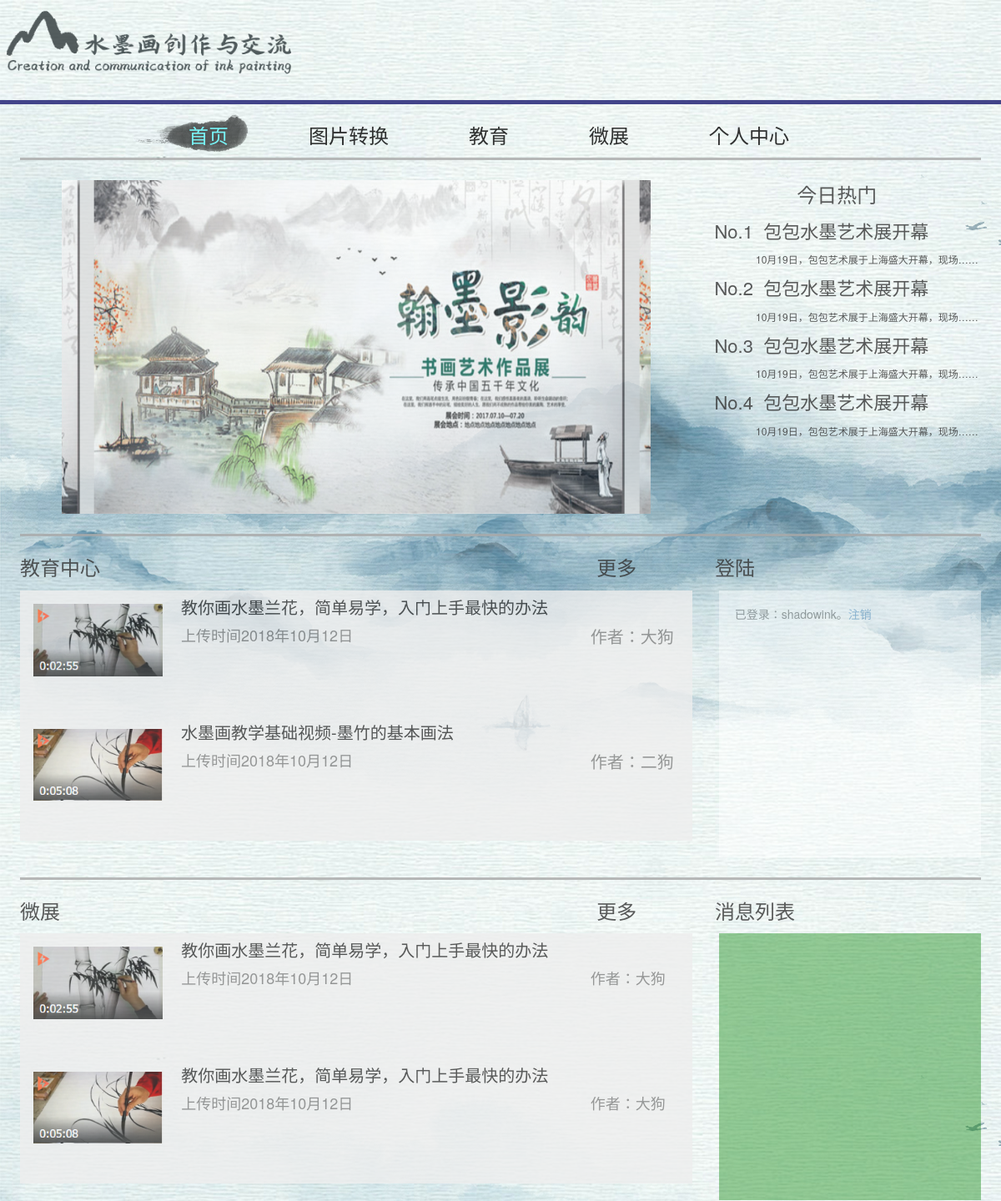
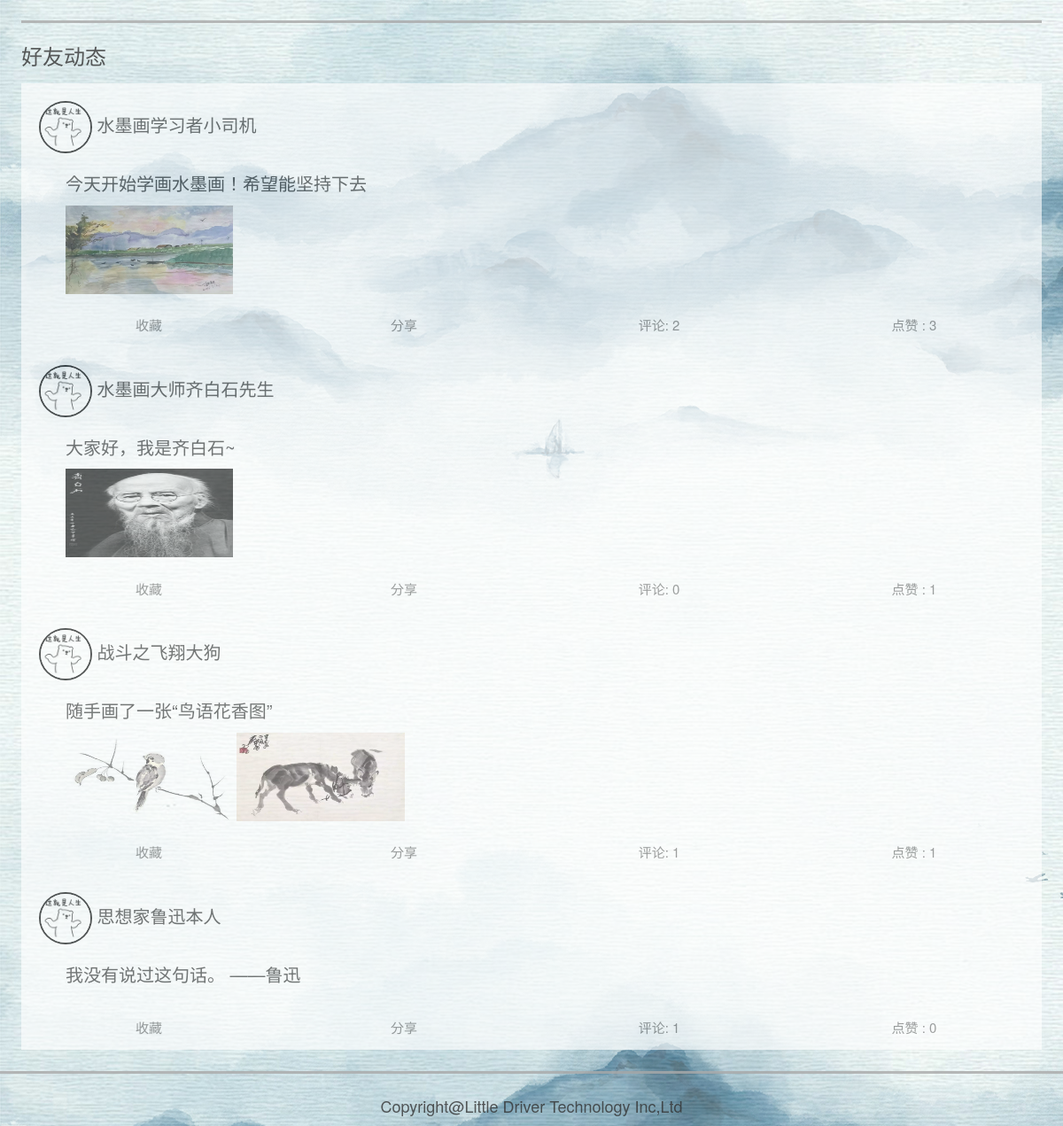
Screenshot of /s/index (signed in) with the database file from the repository (2 pictures, top to bottom).
### WeiboAPP/models.py (models this page shows)
class Mblog(models.Model):
    author = models.ForeignKey(User, on_delete=models.CASCADE, related_name='blog_author_set')
    create_date = models.DateTimeField(auto_now_add=True)
    update_date = models.DateTimeField(auto_now=True)
    content = models.TextField()
    thumb = models.ManyToManyField(User, related_name='blog_thumb_set')
    comment = models.ManyToManyField(User, through='MblogComment', related_name='blog_comment_set')

class MblogFile(models.Model):
    blog = models.ForeignKey(Mblog, on_delete=models.CASCADE, related_name='blog_files_set')
    file = models.FilePathField()
    is_image = models.BooleanField()

### MainAPP/views.py (the view)
# urls.py: path('s/<slug:path>', mainViews.showPages),
def showPages(request, path):
    logging.info('Accessing Page /%s with main.showPages'%(path))
    if path=='index':
        weibos = getWeiboShown(request.user)
        template = loader.get_template('mainPC.html')
        context = {
            'weibos' : weibos,
        }
        return HttpResponse(template.render(context, request))
    return HttpResponse('No Page Here.')

### WeiboAPP/views.py (called while the page is built)
def getWeiboShown(user):
    weibos = []
    blogs = Mblog.objects.all()
    for blog in blogs:
        thumbed = False
        if user.is_authenticated:
            try: user.blog_thumb_set.all().get(id=blog.id)
            except: pass
            else: thumbed = True
        tcount = blog.thumb.count()
        comments = blog.comment_blog_set.all()
        comment_set = []
        i = 1
        for comment in comments:
            comment_set.append({
                'num': i,
                'val': comment.content,
                'author': comment.author,
            })
            i+=1
        weibos.append({
            'blog':blog,
            'pics':blog.blog_files_set.all(),
            'thumbed':thumbed,
            'thumbCount':tcount,
            'comments':comment_set,
            'commentCount':len(comment_set),
        })
    return weibos

### templates/mainPC.html (shortened to what this page needs)
<html>
<head>
	<link href="https://cdn.bootcss.com/bootstrap/3.3.7/css/bootstrap.min.css" rel="stylesheet">
</head>
<body style="background-image:url(../../img/bk.jpg);
			overflow:scroll;
			display:block;">
	<div style="">
		<img src="../../img/icon.png" style="height:100px;">
	</div>
	<hr style="border-top:5px solid #191970"/>
    <div>
        <p class="title_" id="title_g" style="margin-right:calc(42% - 250px);"
           onmouseover="$('#bkSlide').css('left',(this.offsetLeft+this.clientWidth/2-90)+'px');$('.title_').css('color','black');$(this).css('color','#5CF4F7');">个人中心</p>
        <p class="title_" id="title_w" style="margin-right:8%;"
           onmouseover="$('#bkSlide').css('left',(this.offsetLeft+this.clientWidth/2-90)+'px');$('.title_').css('color','black');$(this).css('color','#5CF4F7');">微展</p>
        <p class="title_" id="title_j" style="margin-right:8%;"
           onmouseover="$('#bkSlide').css('left',(this.offsetLeft+this.clientWidth/2-90)+'px');$('.title_').css('color','black');$(this).css('color','#5CF4F7');">教育</p>
        <p class="title_" id="title_t" style="margin-right:8%;"
           onmouseover="$('#bkSlide').css('left',(this.offsetLeft+this.clientWidth/2-90)+'px');$('.title_').css('color','black');$(this).css('color','#5CF4F7');">图片转换</p>
        <p class="title_" id="title_s" style="margin-right:8%;"
           onmouseover="$('#bkSlide').css('left',(this.offsetLeft+this.clientWidth/2-90)+'px');$('.title_').css('color','black');$(this).css('color','#5CF4F7');">首页</p>
        <div class="bkSlide" id="bkSlide">
            <img src="../../img/Layer26.png" style="height:50px;"/>
        </div>
    </div>
	<hr style="border-top:3px solid #A9A9A9;width:96%;"/>
<div style="min-width:1024px;max-width:1280px;margin:2% auto;">
	<div style="margin:0 2% 2% 2%;">
		<div style="display:flex;width:100%;background-color:transparent;">
			<div style="flex:7;">
                <div style="padding:0 50px 0 50px;">
				<div style="width:100%;overflow:hidden;">
					<div class="MainPage-TopBar" id="MainPage-TopBar" style="width:600%;height:400px;">
						<div class="imgContainer">
						</div>
						<div class="imgContainer">
							<img src="../../img/img.png" id="img3" class="imgSlide" style="margin-left:-102.5%;">
						</div>
						<div class="imgContainer">
							<img src="../../img/img.png" id="img4" class="imgSlide" style="margin-left:-110%;">
						</div>
						<div class="imgContainer">
							<img src="../../img/img.png" id="img5" class="imgSlide" style="margin-left:-117.5%;">
						</div>
					</div>
				</div>
                </div>
			</div>
			<div style="flex:3;background-color:transparent;">
				<p style="font-size:24px;text-align:center;">今日热门</p>
				<p style="font-size:22px;margin-left:4%;">&#160;&#160;No.1&#160&#160包包水墨艺术展开幕</p>
				<p style="font-size:12px;margin-left:18%;">&#160;&#160;&#160;&#160;10月19日，包包艺术展于上海盛大开幕，现场……</p>
				<p style="font-size:22px;margin-left:4%;">&#160;&#160;No.2&#160&#160包包水墨艺术展开幕</p>
				<p style="font-size:12px;margin-left:18%;">&#160;&#160;&#160;&#160;10月19日，包包艺术展于上海盛大开幕，现场……</p>
				<p style="font-size:22px;margin-left:4%;">&#160;&#160;No.3&#160&#160包包水墨艺术展开幕</p>
				<p style="font-size:12px;margin-left:18%;">&#160;&#160;&#160;&#160;10月19日，包包艺术展于上海盛大开幕，现场……</p>
				<p style="font-size:22px;margin-left:4%;">&#160;&#160;No.4&#160&#160包包水墨艺术展开幕</p>
				<p style="font-size:12px;margin-left:18%;">&#160;&#160;&#160;&#160;10月19日，包包艺术展于上海盛大开幕，现场……</p>
			</div>
		</div>
	</div>
	<hr style="border-top:3px solid #A9A9A9;width:96%;"/>
	<div style="margin:0% 2% 2% 2%;">
		<div style="display:flex;width:100%;">
			<p style="font-size:24px;flex:6;">教育中心</p>
			<p style="font-size:24px;flex:1;">更多</p>
			<p style="font-size:24px;flex:3;">&#160;&#160;&#160;&#160;登陆</p>
		</div>
		<div style="display:flex;width:100%;background-color:transparent;flex-wrap:wrap;">
			<div style="flex:7;display:block;">
				<div style="display:flex;height:150px;width:100%;background-color:#eee;">
					<div style="flex:2;margin:16px;overflow:hidden;height:96%;">
						<img src="../../img/2.png" style="width:100%;"/>
					</div>
					<div style="flex:8;overflow:hidden;">
						<p style="font-size:20px;margin:1%;">教你画水墨兰花，简单易学，入门上手最快的办法</p>
						<div style="display:flex;">
							<p style="font-size:18px;color:grey;flex:8;margin-left:1%;">上传时间2018年10月12日</p>
							<p style="font-size:20px;color:grey;flex:2;">作者：大狗</p>
						</div>
					</div>
				</div>
				<div style="display:flex;height:150px;width:100%;background-color:#eee;">
					<div style="flex:2;margin:16px;overflow:hidden;height:96%;">
						<img src="../../img/3.png" style="width:100%;"/>
					</div>
					<div style="flex:8;overflow:hidden;">
						<p style="font-size:20px;margin:1%;">水墨画教学基础视频-墨竹的基本画法</p>
						<div style="display:flex;">
							<p style="font-size:18px;color:grey;flex:8;margin-left:1%;">上传时间2018年10月12日</p>
							<p style="font-size:20px;color:grey;flex:2;">作者：二狗</p>
						</div>
					</div>
				</div>
			</div>
			<div style="display:flex;height:320px;width:30%;background-color:transparent;flex:3;opacity:0.5;">
				<div style="flex:1;"></div>
				<div style="flex:10;height:100%;width:90%;background-color:#fff;">
					<div style="margin:6%;">
                        {% if user.is_authenticated %}
                          <p>
                            已登录：{{user.username}}。<a href="#" onclick="dologini()">注销</a>
                          </p>
                        {% endif %}
					</div>
				</div>
			</div>
		</div>
	</div>
	<hr style="border-top:3px solid #A9A9A9;width:96%;"/>
	<div style="margin:0% 2% 2% 2%;">
		<div style="display:flex;width:100%;">
			<p style="font-size:24px;flex:6;">微展</p>
			<p style="font-size:24px;flex:1;">更多</p>
			<p style="font-size:24px;flex:3;">&#160;&#160;&#160;&#160;消息列表</p>
		</div>
		<div style="display:flex;width:100%;background-color:transparent;flex-wrap:wrap;">
			<div style="flex:7;display:block;">
				<div style="display:flex;height:150px;width:100%;background-color:#eee;">
					<div style="flex:2;margin:2%;overflow:hidden;height:96%;">
						<img src="../../img/2.png" style="width:100%;"/>
					</div>
					<div style="flex:8;overflow:hidden;">
						<p style="font-size:20px;margin:1%;">教你画水墨兰花，简单易学，入门上手最快的办法</p>
						<div style="display:flex;">
							<p style="font-size:18px;color:grey;flex:8;margin-left:1%;">上传时间2018年10月12日</p>
							<p style="font-size:18px;color:grey;flex:2;">作者：大狗</p>
						</div>
					</div>
				</div>
				<div style="display:flex;height:150px;width:100%;background-color:#eee;">
					<div style="flex:2;margin:2%;overflow:hidden;height:96%;">
						<img src="../../img/3.png" style="width:100%;"/>
					</div>
					<div style="flex:8;overflow:hidden;">
						<p style="font-size:20px;margin:1%;">教你画水墨兰花，简单易学，入门上手最快的办法</p>
						<div style="display:flex;">
							<p style="font-size:18px;color:grey;flex:8;margin-left:1%;">上传时间2018年10月12日</p>
							<p style="font-size:18px;color:grey;flex:2;">作者：大狗</p>
						</div>
					</div>
				</div>
			</div>
			<div style="display:flex;width:30%;background-color:transparent;flex:3;opacity:0.5;">
				<div style="flex:1;"></div>
				<div style="flex:10;height:320px;width:90%;background-color:green;">
				</div>
			</div>
		</div>
	</div>
	<hr style="border-top:3px solid #A9A9A9;width:96%;"/>
	<div style="margin:0% 2% 2% 2%;">
		<div style="height:6%;width:100%;">
			<p style="font-size:24px;">好友动态</p>
		</div>
		<div style="display:flex;width:100%;background-color:transparent;flex-wrap:wrap;">
			<div style="flex:9;display:block;">
            {% for weibo in weibos %}
				<div style="width:100%;background-color:#fff;opacity:0.8;">
                    <div style="padding:20px 20px 0px 20px;">
                        <p style="font-size:20px;">
                            <img src="../../img/1.png"  style="width:60px;border:2px solid #000;" class="img-circle">
                            {{ weibo.blog.author.username }}
                        </p>
                    </div>
                    <div style="padding:10px 50px 10px 50px;">
                        <p style="font-size:20px;">{{ weibo.blog.content }}</p>
                        {% for image in weibo.pics %}
                            <img src="{{ image.file }}" style="width:18%;height:100px;" />
                        {% endfor %}
                    </div>
				</div>
				<div style="display:flex;height:50px;width:100%;background-color:#fff;opacity:0.8;">
					<button class="bar" style="flex:1;">收藏</button>
					<button class="bar" style="flex:1;">分享</button>
					<button class="bar" style="flex:1;" id="show{{weibo.blog.id}}">评论: {{ weibo.commentCount }}</button>
					<button class="bar" style="flex:1;" onclick="doitat({{ weibo.blog.id }}, this,
                        {% if weibo.thumbed %}
                            false
                        {% else %}
                            true
                        {% endif %}
                            )">
                        {% if weibo.thumbed %}
                            取消点赞
                        {% else %}
                            点赞
                        {% endif %}: {{ weibo.thumbCount }}
                    </button>
				</div>
            {% endfor %}
			</div>
		</div>
	</div>
	<hr style="border-top:3px solid #A9A9A9;"/>
</div>
	<div style="text-align:center;">
		<p style="font-size:18px;">Copyright@Little Driver Technology Inc,Ltd</p>
	</div>
</body>
</html>

### templates/mainPC.html (style rules this page uses)
body { opacity:0.8; }
.bar { background-color:#fff; opacity:0.7; border:1px ; font-size:15px; }
.MainPage-TopBar { background-color:#dddddd; display: -webkit-box; display: -ms-flexbox; display: flex; height:30%; border:2px; width:100%; }
.imgContainer { display: -webkit-box; display: -ms-flexbox; display: flex; width: 100%; }
.imgSlide { width:90%; }
.bkSlide { position:relative; top:-10px; z-index:-80; float:left; height:30px; transition: all 0.25s ease-out; }
.title_ { font-size:24px; float:right; }

### rows the page displays
Mblog: blog.author.username "水墨画学习者小司机", blog.content "今天开始学画水墨画！希望能坚持下去", commentCount "2", thumbCount "3"
MblogFile: file (picture)
Mblog: blog.author.username "水墨画大师齐白石先生", blog.content "大家好，我是齐白石~", commentCount "0", thumbCount "1"
MblogFile: file (picture)
Mblog: blog.author.username "战斗之飞翔大狗", blog.content "随手画了一张“鸟语花香图”", commentCount "1", thumbCount "1"
MblogFile: file (picture)
MblogFile: file (picture)
Mblog: blog.author.username "思想家鲁迅本人", blog.content "我没有说过这句话。 ——鲁迅", commentCount "1", thumbCount "0"

### other values shown
{{ user.username }} "shadowink"
